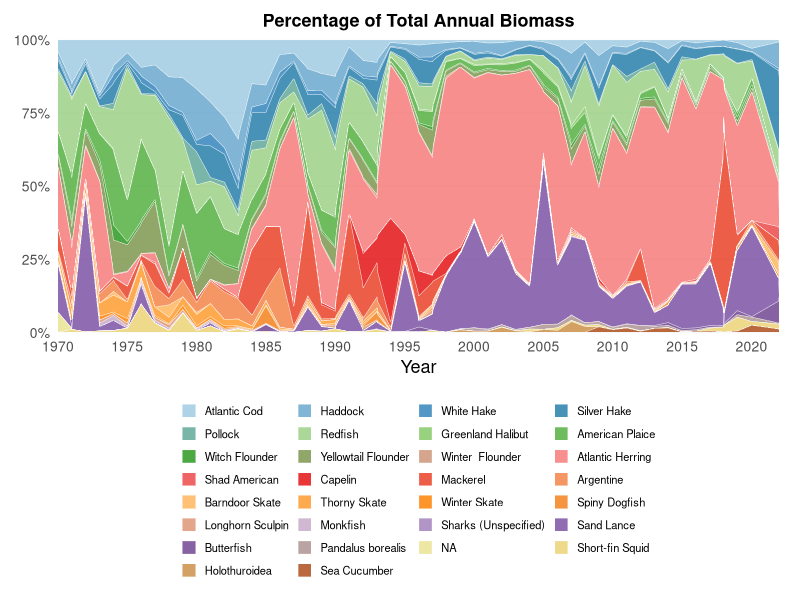

This figure's R source: (Note: this script raises an error after producing the figure.)
library(tidyverse)

# 1. Load and clean data
biomass_aj <- read.csv("Alida_cleaned_Qaj_Biomass.csv", check.names = FALSE) %>%
  #select(-any_of("NA")) %>%
  mutate(Year = as.numeric(Year)) %>%
  filter(!is.na(Year)) %>%
  { if ("X" %in% names(.)) select(., -X) else . } %>%
  select(Year, where(~!all(is.na(.x)))) %>%
  select(-matches("^NA\\."))

# 2. Compute total biomass per year and build long-format data
year_totals <- biomass_aj %>%
  mutate(across(-Year, ~replace_na(.x, 0))) %>%
  mutate(total = rowSums(across(-Year))) %>%
  select(Year, total)

# Keep species names as-is (no title case, matching Excel look)
df_long <- biomass_aj %>%
  pivot_longer(-Year, names_to = "species", values_to = "biomass") %>%
  mutate(biomass = replace_na(biomass, 0)) %>%
  left_join(year_totals, by = "Year") %>%
  #filter(total > 0) %>%
  mutate(
    species = factor(
      str_replace_all(species, "\\.", " "),
      levels = str_replace_all(names(biomass_aj)[-1], "\\.", " ")  # column order
    )) %>%
  filter(is.finite(biomass))

# Plot
ggplot(df_long, aes(x = Year, y = biomass, fill = species)) +
  geom_area(position = "fill", alpha = 0.9, colour = "white", linewidth = 0.15) +
  scale_x_continuous(breaks = seq(1970, 2022, 5),limits = c(1970, 2022), expand = c(0, 0)) +
  scale_y_continuous(expand = c(0, 0),labels = scales::percent_format(accuracy = 1)) +
  scale_fill_manual( values = colorRampPalette(RColorBrewer::brewer.pal(12, "Paired"))(n_distinct(df_long$species))
  ) +
  labs(title = "Percentage of Total Annual Biomass", x = "Year", y = NULL, fill = NULL) +
  theme_minimal(base_size = 13) +
  theme(
    plot.title        = element_text(face = "bold", hjust = 0.5, size = 13),
    axis.text.x       = element_text(size = 10),
    axis.text.y       = element_text(size = 10),
    legend.position   = "bottom",
    legend.key.size   = unit(0.35, "cm"),
    legend.text       = element_text(size = 8),
    legend.spacing.x  = unit(0.2, "cm"),
    panel.grid.minor  = element_blank(),
    panel.grid.major.x = element_blank(),
    plot.margin       = margin(10, 15, 10, 10)
  ) +
  guides(fill = guide_legend(nrow = 8, byrow = TRUE))
ggsave("plot.jpeg", plot = p, width = 12, height = 8, dpi = 300)
